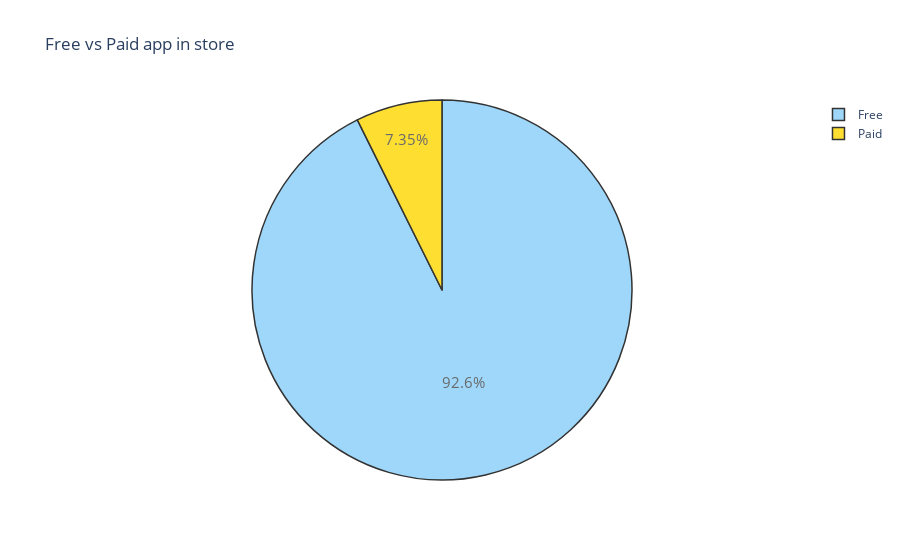

This figure's notebook cell:
### Markdown cell above
Plot pie chart for percentage of free vs paid app in store

### Code cell
trace = go.Pie(labels = ['Free', 'Paid'], values = df['Type'].value_counts(), 
               textfont=dict(size=15), opacity = 0.8,
               marker=dict(colors=['lightskyblue', 'gold'], 
                           line=dict(color='#000000', width=1.5)))


layout = dict(title =  'Free vs Paid app in store ')
           
fig = dict(data = [trace], layout=layout)
py.iplot(fig)

### Figure 1 — Plotly figure (JSON) as saved in the notebook; plotly's stock layout.template omitted (floating-point values rounded to 4 significant figures)
{"data": [{"labels": ["Free", "Paid"], "marker": {"colors": ["lightskyblue", "gold"], "line": {"color": "#000000", "width": 1.5}}, "opacity": 0.8, "textfont": {"size": 15}, "values": [7588, 602], "type": "pie"}], "layout": {"title": {"text": "Free vs Paid app in store "}}}
